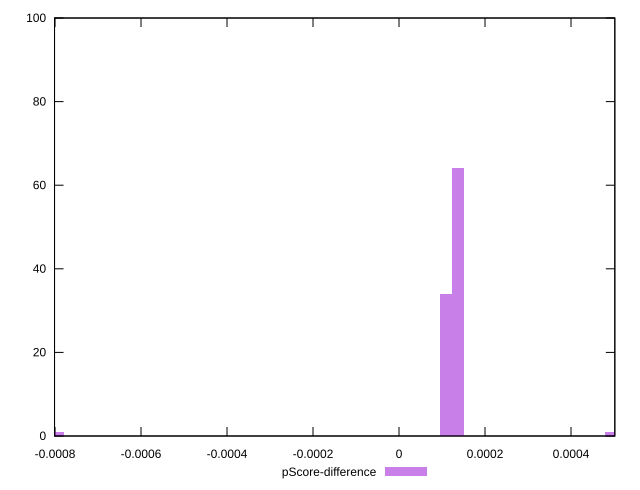

Source code (gnuplot):
reset

$pScoreDifference <<EOF
-0.0007937523364283295 1
0.0001368538511083327 64
0.00010948308088666615 34
0.0004926738639899977 1
EOF

set key outside below
set boxwidth 0.000027370770221666537
set xrange [-0.0008011280002019807:0.0005018966106860034]
set yrange [0:100]
set trange [0:100]
set style fill transparent solid 0.5 noborder
set terminal svg size 640, 490 enhanced background rgb 'white'
set output "reports/report_00032_2021-02-25T10-28-15.087Z/largest-contentful-paint/samples/astro/pScore-difference/histogram.svg"

plot $pScoreDifference title "pScore-difference" with boxes

reset
